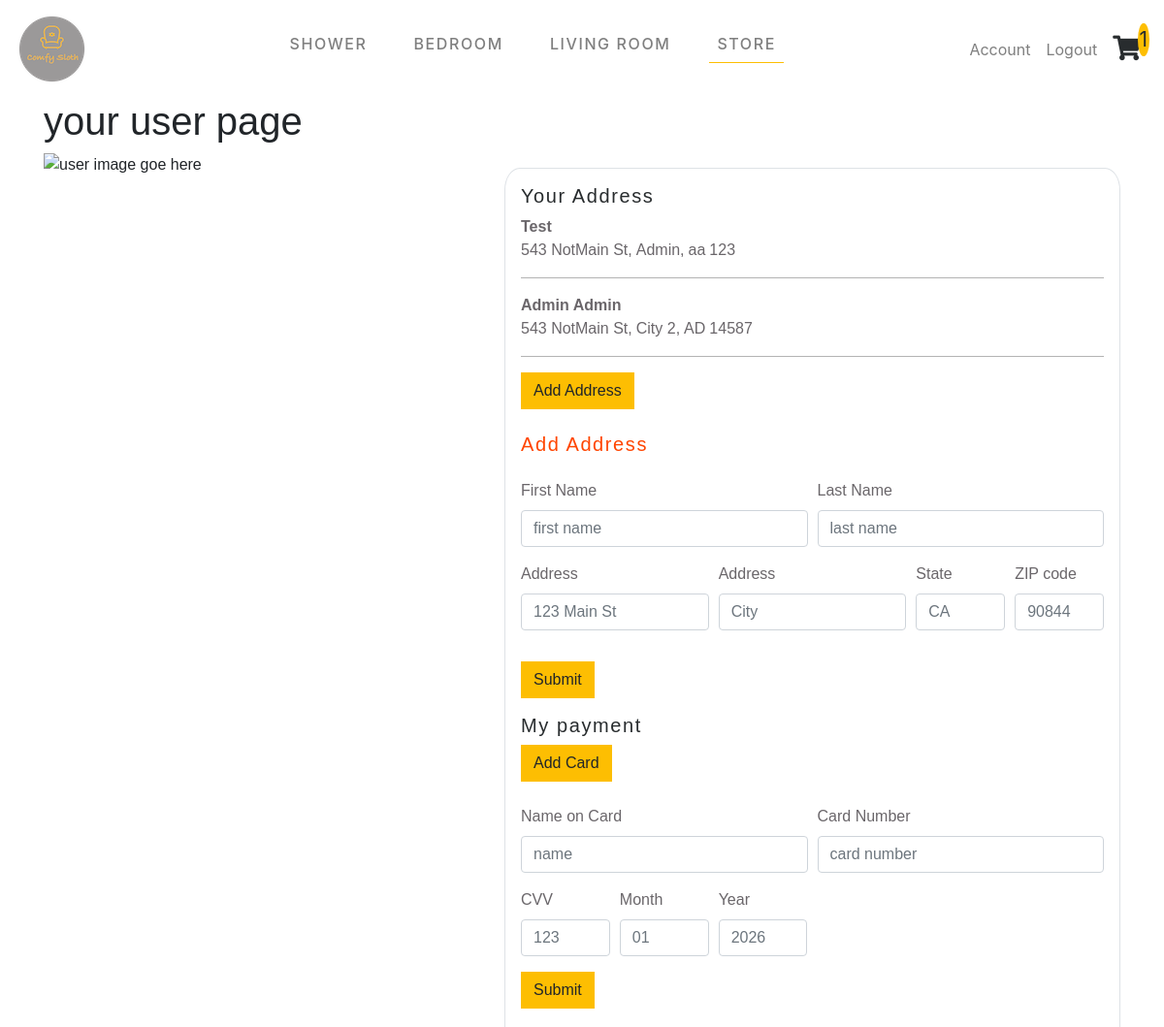
/mypage/ (signed in, upper part), run on an earlier commit of the app's database.
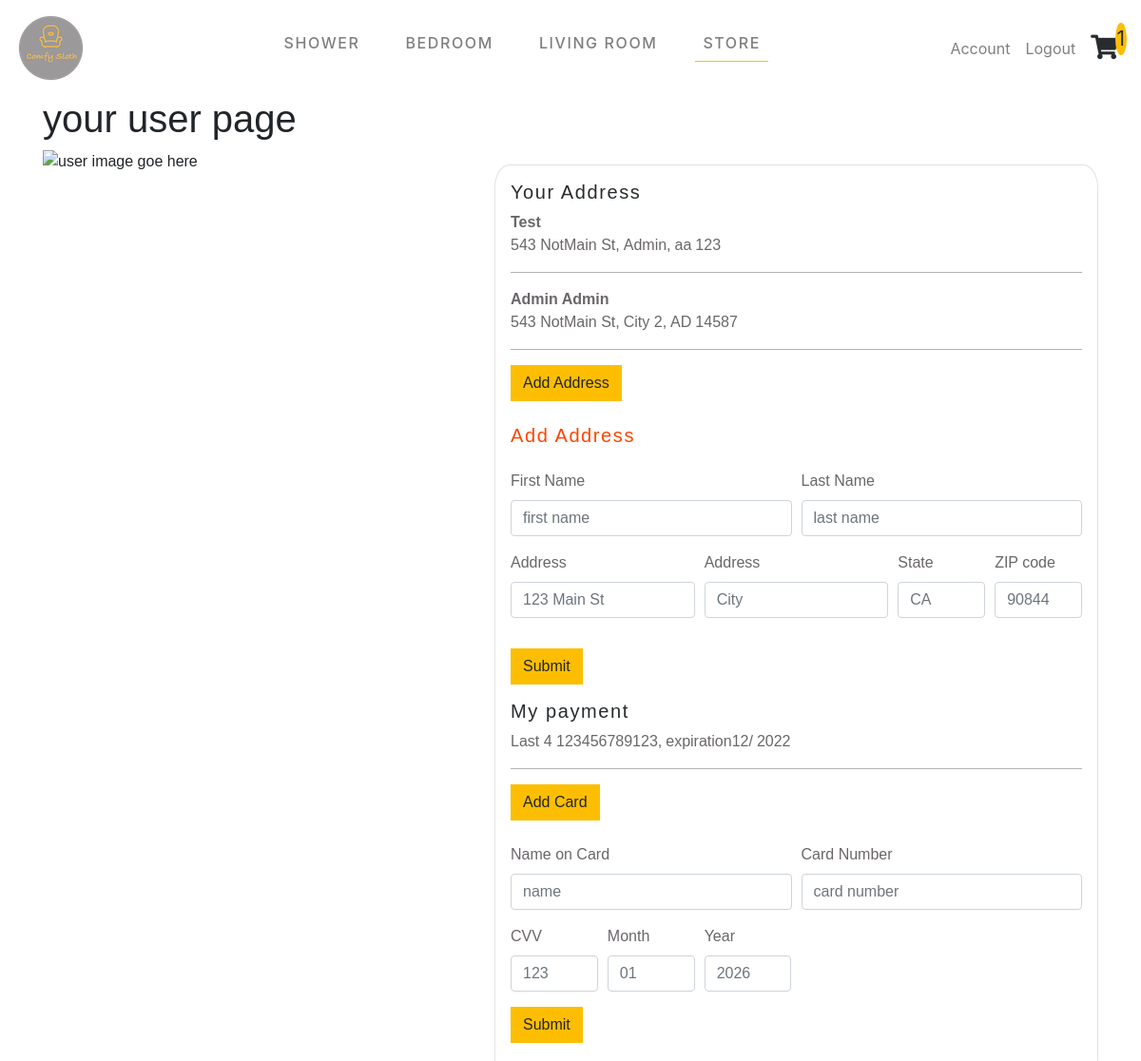
And on a later commit of the database.
### login/models.py (models this page shows, shortened)
class ContactInfo(models.Model):
    user = models.ForeignKey(User, on_delete=models.CASCADE)
    name = models.CharField(max_length=200)
    address = models.CharField(max_length=200)
    city = models.CharField(max_length=200)
    state = models.CharField(max_length=200)
    zip = models.IntegerField(default='00000')

class Payment(models.Model):
    user = models.ForeignKey(User, on_delete=models.CASCADE)
    cardNum = models.IntegerField(default='0000000')
    exMonth = models.IntegerField(default='0000000')
    exYear = models.IntegerField(default='0000000')
    security = models.IntegerField(default='0000000')

### login/views.py (the view)
# urls.py: path('mypage/', views.user_page, name='user_page'),
@login_required
def user_page(request):
        addtest(request)
        payInfo = Payment.objects.all()
        addresInfo = ContactInfo.objects.all()
        userPay = payInfo.filter(user=request.user)
        userName = request.user.username
        userAddress = addresInfo.filter(user=request.user)
        return render(request, 'login/user.html', {'payment': userPay, 'address': userAddress, 'userName': userName})

### login/views.py (called while the page is built)
def addtest(request):
        test = Test()
        test.user = request.user
        test.testing = request.POST.get('test', '')
        if test.testing != '':
            test.save()
            test = Test()
            return redirect('login/user.html')

### login/templates/login/user.html (shortened to what the changed rows need)
{% extends 'base.html'%}
{% block content %}
<div class="container">
    <h1>your user page</h1>
    <div class="row d-flex justify-content-between">
        <div class="col-7">
            <div class="userDetail border p-3 my-3">
                <h5>Your Address</h5>
                {% for item in address.all %}
                <div><b class="text-capitalize">{{ item.name }}</b></div>
                <ul class='d-flex userItems'>
                    <li>{{ item.address }},</li>
                    <li> {{ item.city }},</li>
                    <li>{{ item.state }}</li>
                    <li>{{ item.zip }}</li>
                </ul>
                <hr>
                {% endfor %}
                <div class="btn btn-yellow">Add Address</div>
                <div class="add-address">
                    <h5 class='my-4 text-orange'>Add Address</h5>
                    <form method="POST" action="{% url  'user_page' %}">
                   </form>
            </div>
            <h5>My payment</h5>
            {% for item in payment.all %}
            <ul class='d-flex userItems'>
                <li> Last 4 {{ item.cardNum }},</li>
                <li> expiration{{ item.exMonth }}/</li>
                <li>{{ item.exYear }}</li>
            </ul>
            <hr>
            {% endfor %}
            <div class="btn btn-yellow">Add Card</div>
            <div class="hide-form">
                <div class='addCardForm'>
                </div>
            </div>
        </div>
        </div>
    </div>
</div>
{% endblock %}

What changed in the data, as far as the page shows it:
added Payment: cardNum "123456789123", exMonth "12", exYear "2022"
